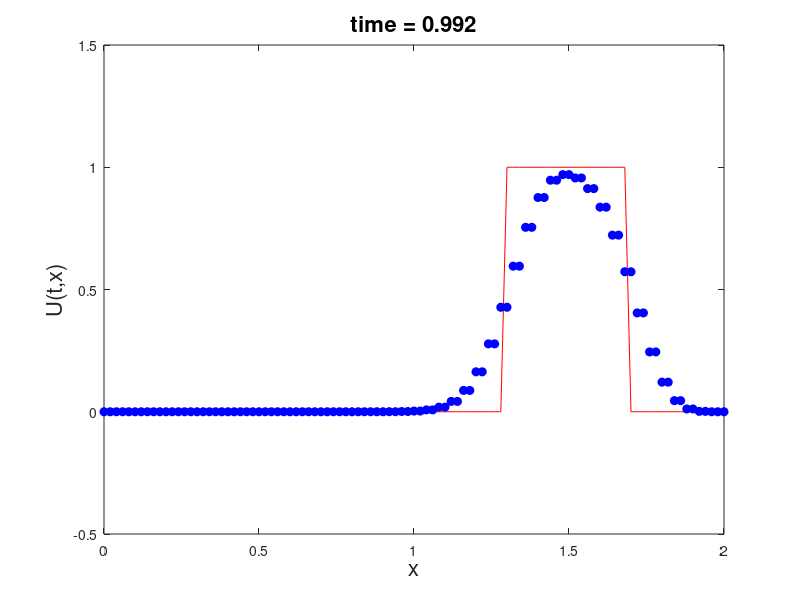

The MATLAB source for this figure:
clear
clc

%Define
xmin = 0;
xmax = 2;
N=100;
dt= 0.016;
t=0;
tmax=1;
v=1;

%Dicretise
dx=(xmax-xmin)/N;
x= xmin-dx : dx : xmax+dx;
cou=(v*dt)/dx;
l=cou;
l1=1-cou;
l2=cou+1;
l3=2-cou;

%Initial Conditions
u0= 0 * (x <= 0.3) + (x > 0.3 & x <= 0.7) + 0 * (x >= 0.7);
u=u0;
unpl=u0;

%loop through time
nsteps = tmax/dt;

for n = 1:nsteps

    % Calculate boundary conditions
    u(1)=u(3);
    u(N+3)=u(N+1);

    % Calculate the FOU scheme
    for i=2 : N+2
        %Lax-Friedrich
        unpl(i) = (0.5*l2*u(i-1))+(0.5*l1*u(i+1));

    end

    % update t and u
    t = t+dt;
    u = unpl;

    % calculate exact solution 
    exact = 0 * (x-v*t <= 0.3) + (x-v*t > 0.3 & x -v*t <= 0.7) + 0 * (x-v*t >= 0.7);

    % plot solution
    plot(x,exact,'r-');
    hold on
    plot(x,u,'bo','markerfacecolor','b');
    hold off
    axis([xmin xmax -0.5 1.5])
    xlabel('x','fontsize',16)
    ylabel('U(t,x)','FontSize',16);
    title(sprintf('time = %1.3f',t),'FontSize',16);
    shg
    pause(dt);
end




